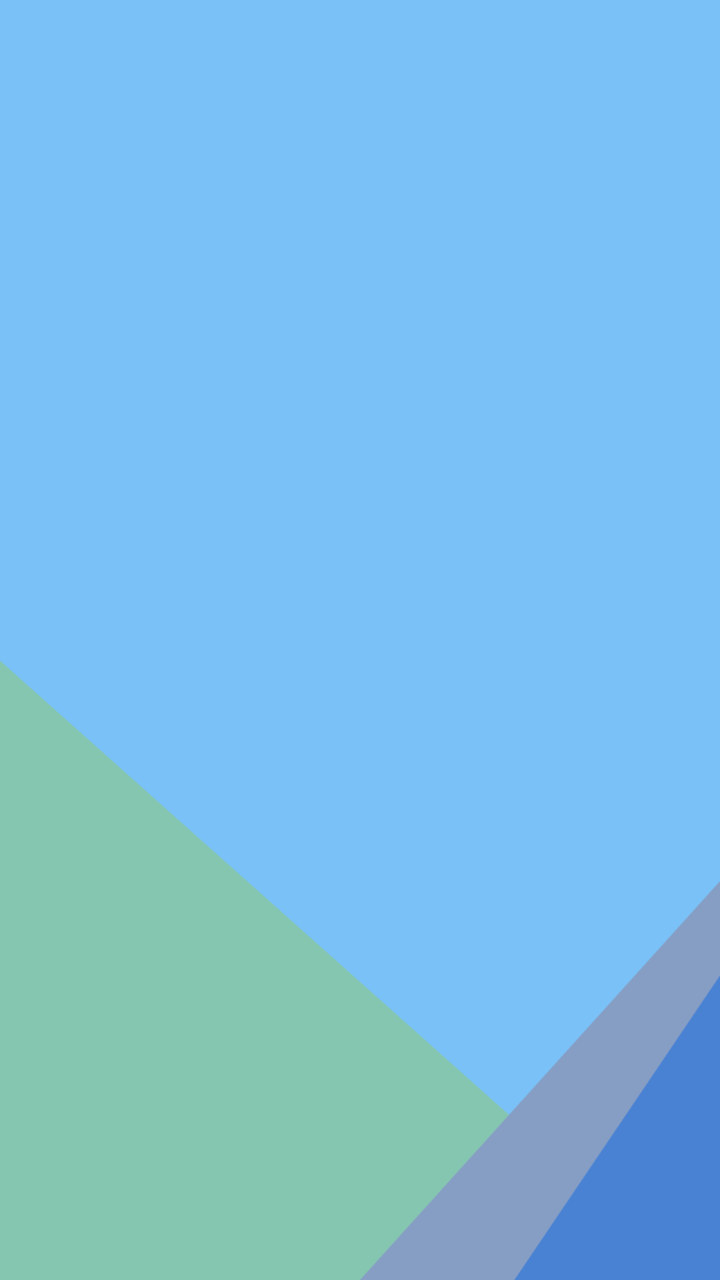
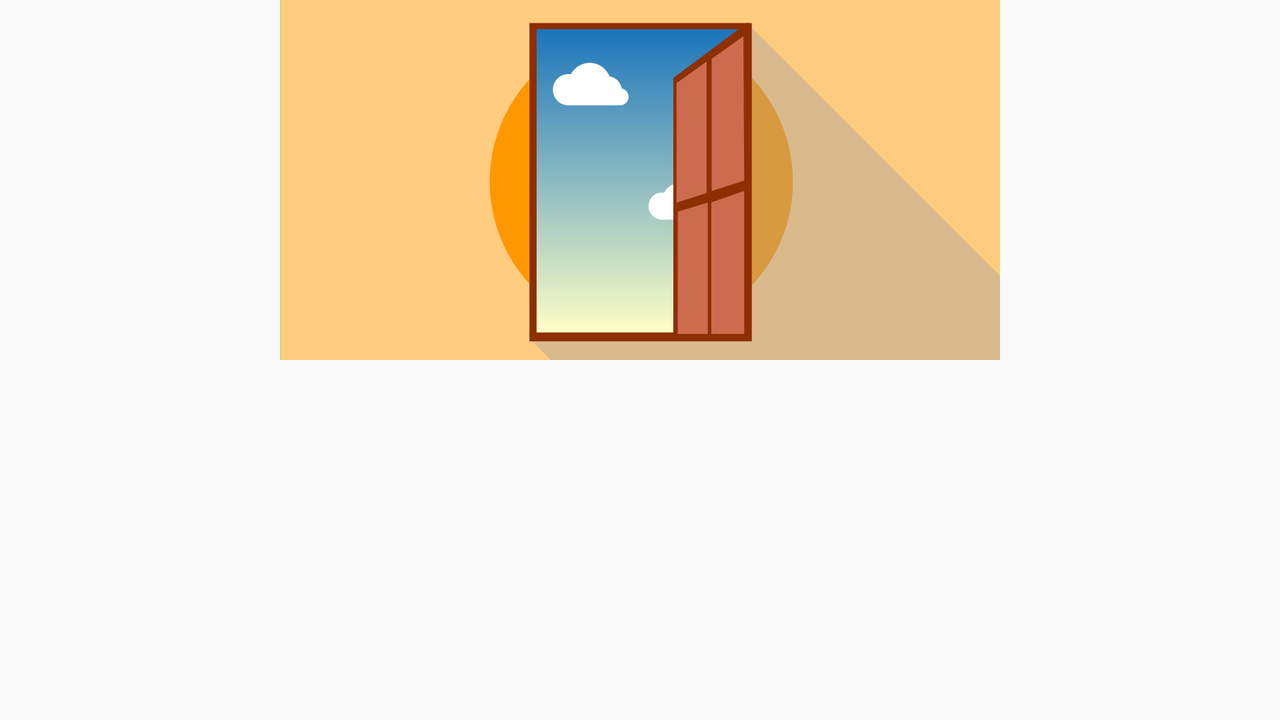

An Android layout and its configuration variant, each rendered on a device that would load it. The default file and the variant file are quoted in full after the pictures.
<!-- AndroidManifest.xml: application theme AppTheme -->
<!-- res/layout/welcome_layout.xml -->
<?xml version="1.0" encoding="utf-8"?>
<LinearLayout
    xmlns:android="http://schemas.android.com/apk/res/android"
    android:orientation="vertical"
    android:paddingLeft="@dimen/activity_horizontal_margin"
    android:paddingRight="@dimen/activity_horizontal_margin"
    android:layout_width="match_parent"
    android:layout_height="match_parent"
    android:background="@drawable/sprash_bg_icn">
    <LinearLayout
        android:orientation="vertical" android:layout_width="match_parent"
        android:layout_height="wrap_content" android:id="@+id/welcome_error_frame">
    </LinearLayout>
    <LinearLayout
        android:orientation="vertical"
        android:layout_width="match_parent"
        android:layout_height="match_parent"
        android:id="@+id/welcome_frame">
    </LinearLayout>
</LinearLayout>
<!-- resources referenced by this layout -->
<resources>
  <dimen name="activity_horizontal_margin">16dp</dimen>
  <!-- drawable sprash_bg_icn: png bitmap (drawable, 21098 bytes) -->
  <style name="AppTheme" parent="Theme.AppCompat.Light.NoActionBar">
          
          <item name="colorPrimary">@color/colorPrimary</item>
          <item name="colorPrimaryDark">@color/colorPrimaryDark</item>
          <item name="colorAccent">@color/colorAccent</item>
      </style>
  <color name="colorPrimary">#3F51B5</color>
  <color name="colorPrimaryDark">#303F9F</color>
  <color name="colorAccent">#FF4081</color>
</resources>
<!-- res/layout-land/welcome_layout.xml (the author's variant of the layout above) -->
<!-- drawn on the phone turned sideways -->
<?xml version="1.0" encoding="utf-8"?>
<LinearLayout
    xmlns:android="http://schemas.android.com/apk/res/android"
    android:orientation="horizontal"
    android:layout_width="match_parent"
    android:layout_height="match_parent">
    <ImageView
        android:src="@drawable/fi_signup_header_bg_icn"
        android:layout_width="wrap_content"
        android:layout_height="@dimen/app_bar_height" />
    <LinearLayout
        android:layout_width="wrap_content"
        android:layout_height="match_parent"
        android:orientation="vertical">
        <LinearLayout
            android:orientation="vertical"
            android:layout_width="match_parent"
            android:layout_height="wrap_content"
            android:paddingLeft="@dimen/activity_horizontal_margin"
            android:paddingRight="@dimen/activity_horizontal_margin"
            android:id="@+id/welcome_error_frame">
        </LinearLayout>
        <LinearLayout
            android:orientation="vertical"
            android:layout_width="match_parent"
            android:layout_height="match_parent"
            android:paddingLeft="@dimen/activity_horizontal_margin"
            android:paddingRight="@dimen/activity_horizontal_margin"
            android:id="@+id/welcome_frame">
        </LinearLayout>
    </LinearLayout>
</LinearLayout>
<!-- resources referenced by the variant -->
<!-- as the phone turned sideways resolves them -->
<resources>
  <dimen name="activity_horizontal_margin">16dp</dimen>
  <dimen name="app_bar_height">180dp</dimen>
  <!-- drawable fi_signup_header_bg_icn: png bitmap (drawable, 33203 bytes) -->
  <style name="AppTheme" parent="Theme.AppCompat.Light.NoActionBar">
          
          <item name="colorPrimary">@color/colorPrimary</item>
          <item name="colorPrimaryDark">@color/colorPrimaryDark</item>
          <item name="colorAccent">@color/colorAccent</item>
      </style>
  <color name="colorPrimary">#3F51B5</color>
  <color name="colorPrimaryDark">#303F9F</color>
  <color name="colorAccent">#FF4081</color>
</resources>
